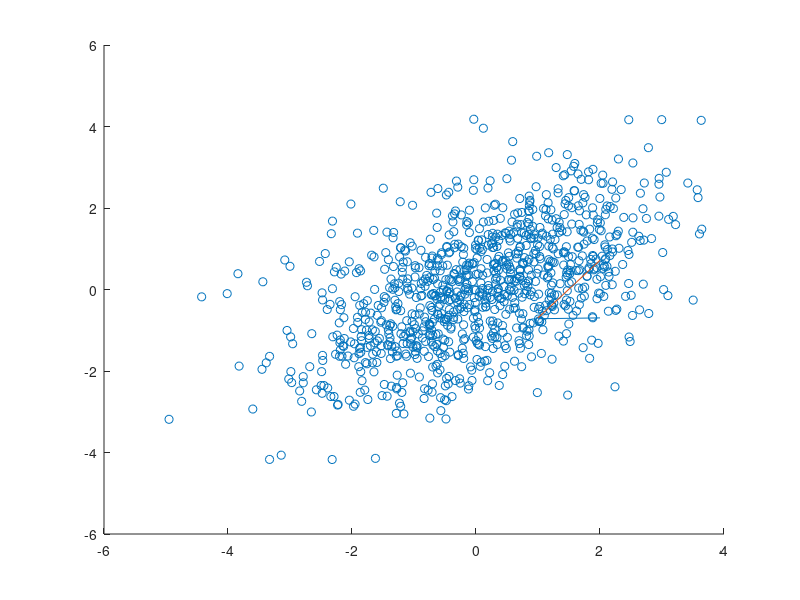
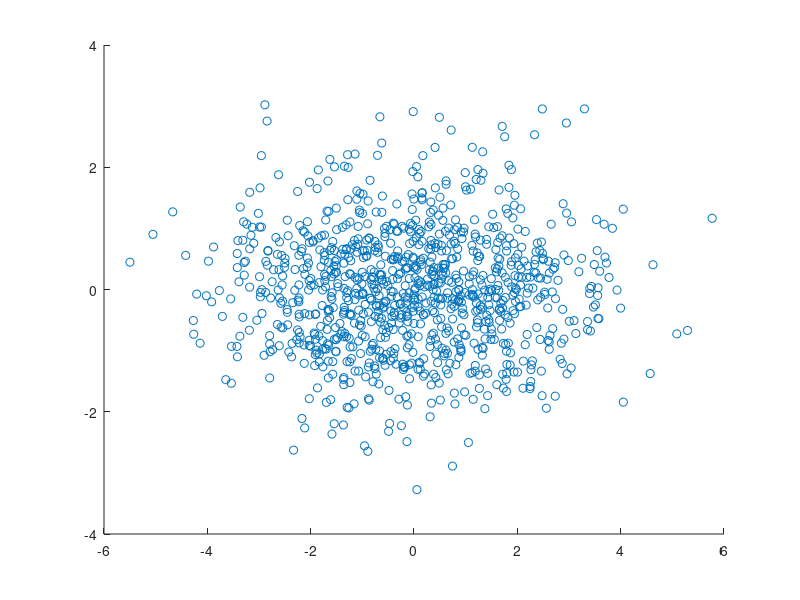

MATLAB code for these plots, in order:
N = 1000;
randX = randn(1,N);
x1 = normrnd(randX,1);
y1 = normrnd(randX,1);
X = [x1;y1]

% xscalemin = min(XV)-1;
% xscalemax = max(XV)+1;
% yscalemax = max(YV)+5;
% yscalemin = min(YV)-5;
% h=scatter(XV,YV);axis([xscalemin xscalemax yscalemin yscalemax]);
% subplot(1,2,1);



% Xt = transpose(X);
cov_x = cov(X.');
 
[U,S,V] = svd(cov_x);

R = U*X;
x_plot = R(1,:);
y_plot = R(2,:);
% subplot(1,2,2);


figure,scatter(x1,y1);
hold on 
plot(U(:,1));
plot(U(:,2));
hold off;
figure,scatter(x_plot,y_plot);
